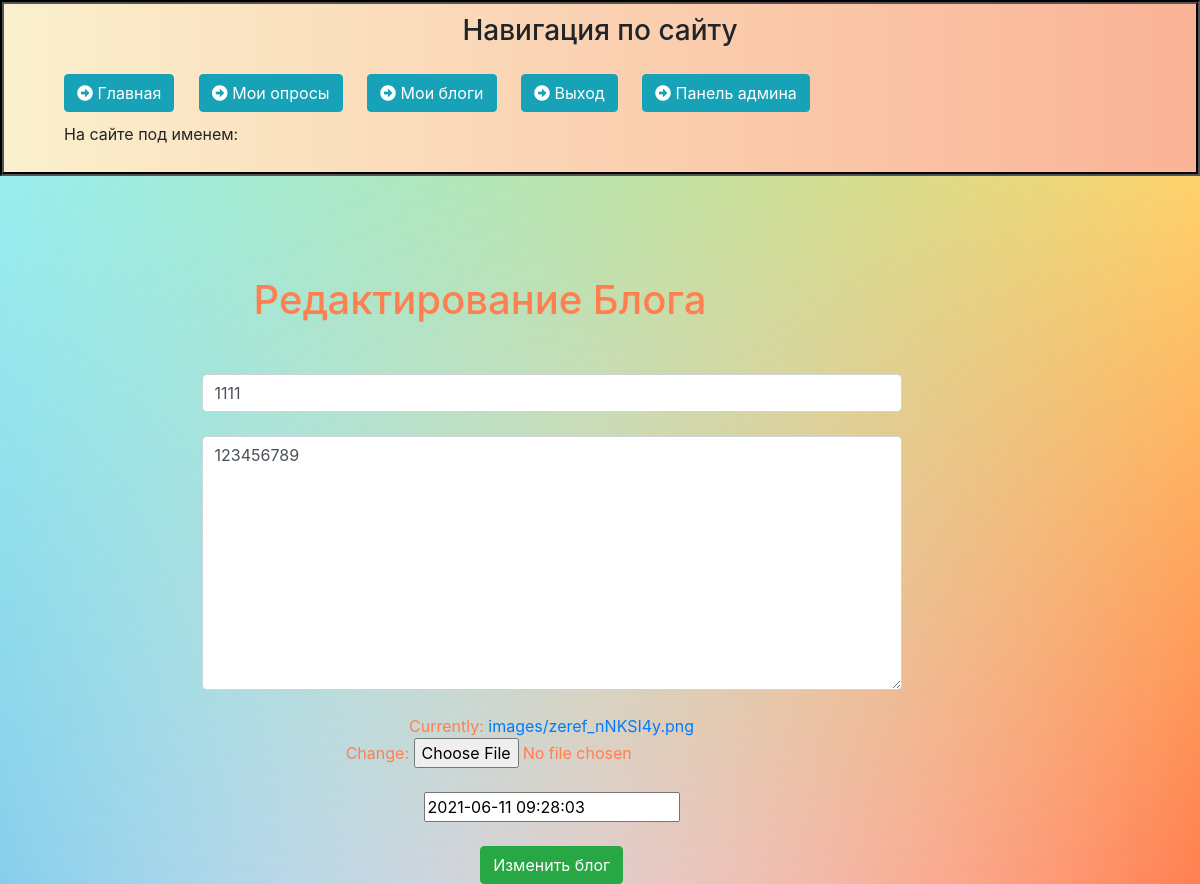
Page /blogs/5/update on the committed database.
### blogs/models.py (models this page shows, shortened)
class Blog(models.Model):
    DoesNotExist = None
    title = models.CharField(max_length=200)
    task = models.TextField()
    pub_date = models.DateTimeField(default=timezone.now(), verbose_name="Time published")
    cover = models.ImageField(upload_to='images/')

### blogs/views.py (the view)
# urls.py: path('<int:Blog_id>/update', views.Update.as_view(), name='update'),
class Update(UpdateView):
    model = Blog
    pk_url_kwarg = "Blog_id"
    success_url = '/blogs/'
    template_name = 'blogs/update.html'
    form_class = CreateForm

### blogs/forms.py
class CreateForm(ModelForm):
   class Meta:
       model = Blog
       fields = ['title', 'task', 'pub_date', 'cover']
       widgets = {
           "title": TextInput(attrs={
               'class': 'form-control',
               'placeholder': 'Название блога'
           }),
           'task': Textarea(attrs={
               'class': 'form-control',
               'placeholder': 'Текст блог'
           }),
    }

### blogs/templates/blogs/update.html (shortened to what this page needs)
{% extends 'polls/layout.html' %}
{% block content %}
<div class="features">
    <h1>
        Редактирование Блога
    </h1>
    <form method="post" enctype="multipart/form-data">
        {{ form.title }}<br>
        {{ form.task }}<br>
        {{ form.cover }}<br><br>
        {{ form.pub_date }}<br><br>
        <button class="btn btn-success" onclick="document.location='../'" type="submit">Изменить блог</button>
    </form>
</div>
{% endblock %}

### polls/static/polls/style.css (style rules this page uses)
main .features { align=center float: left; color: #FF7F50; margin-top: 100px; text-align: center; width: 80%; }
form { margin-left: 21%; width: 700px; margin-top: 50px; }

### blogs/templates/blogs/update.html (style rules this page uses)
BODY { background-blend-mode: screen; background: linear-gradient(limegreen, transparent), linear-gradient(90deg, skyblue, transparent), linear-gradient(-90deg, coral, transparent); }

### rows in the picture
Blog: title "1111", task "123456789", pub_date "2021-06-11 09:28:03"
